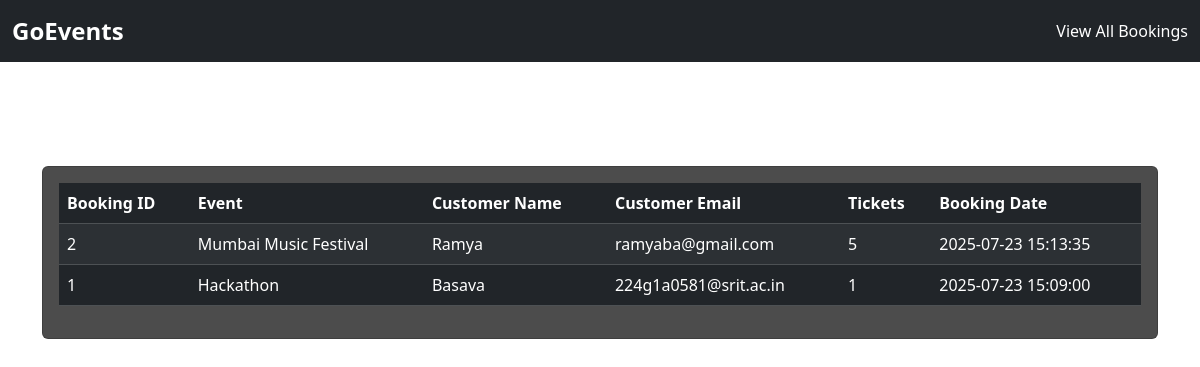
Screenshot of /bookings with the database file from the repository.
### tables this page shows
CREATE TABLE bookings (
    id INTEGER PRIMARY KEY AUTOINCREMENT,
    event_id INTEGER NOT NULL,
    user_name TEXT NOT NULL,
    user_email TEXT NOT NULL,
    num_tickets INTEGER NOT NULL,
    booking_date TIMESTAMP DEFAULT CURRENT_TIMESTAMP,
    FOREIGN KEY (event_id) REFERENCES events (id)
);

CREATE TABLE events (
    id INTEGER PRIMARY KEY AUTOINCREMENT,
    name TEXT NOT NULL,
    date TEXT NOT NULL,
    location TEXT NOT NULL,
    total_seats INTEGER NOT NULL,
    booked_seats INTEGER NOT NULL DEFAULT 0,
    image_url TEXT
);

### app.py (the view)
@app.route('/bookings')
def view_bookings():
    db = get_db()
    cursor = db.cursor()
    cursor.execute("""
        SELECT b.id, b.user_name, b.user_email, b.num_tickets, b.booking_date, e.name as event_name
        FROM bookings b
        JOIN events e ON b.event_id = e.id
        ORDER BY b.booking_date DESC
    """)
    bookings = cursor.fetchall()
    return render_template('bookings.html', bookings=bookings)

### app.py (called while the page is built)
def get_db():
    db = getattr(g, '_database', None)
    if db is None:
        db = g._database = sqlite3.connect(DATABASE)
        db.row_factory = sqlite3.Row
    return db

@app.teardown_appcontext
def close_connection(exception):
    db = getattr(g, '_database', None)
    if db is not None:
        db.close()

### templates/bookings.html (shortened to what this page needs)
<!DOCTYPE html>
<html lang="en">
<head>
    <link href="https://cdn.jsdelivr.net/npm/bootstrap@5.3.2/dist/css/bootstrap.min.css" rel="stylesheet">
    <link rel="stylesheet" href="{{ url_for('static', filename='css/style.css') }}">
</head>
<body>
    <nav class="navbar navbar-dark bg-dark">
        <div class="container-fluid">
            <a class="navbar-brand" href="{{ url_for('index') }}">GoEvents</a>
            <a class="nav-link text-white" href="{{ url_for('view_bookings') }}">View All Bookings</a>
        </div>
    </nav>
    <div class="container">
        <h1 class="text-center text-white mb-4">All Customer Bookings</h1>
        <div class="card" style="background-color: rgba(0, 0, 0, 0.7);">
            <div class="card-body">
                <div class="table-responsive">
                    <table class="table table-dark table-striped table-hover">
                        <thead>
                            <tr>
                                <th scope="col">Booking ID</th>
                                <th scope="col">Event</th>
                                <th scope="col">Customer Name</th>
                                <th scope="col">Customer Email</th>
                                <th scope="col">Tickets</th>
                                <th scope="col">Booking Date</th>
                            </tr>
                        </thead>
                        <tbody>
                            {% for booking in bookings %}
                            <tr>
                                <td>{{ booking.id }}</td>
                                <td>{{ booking.event_name }}</td>
                                <td>{{ booking.user_name }}</td>
                                <td>{{ booking.user_email }}</td>
                                <td>{{ booking.num_tickets }}</td>
                                <td>{{ booking.booking_date }}</td>
                            </tr>
                            {% else %}
                            <tr>
                                <td colspan="6" class="text-center">No bookings have been made yet.</td>
                            </tr>
                            {% endfor %}
                        </tbody>
                    </table>
                </div>
            </div>
        </div>
    </div>
</body>
</html>

### static/css/style.css (style rules this page uses)
body { background-image: url('/static/images/bg2.png.jpg'); background-size: cover; background-repeat: no-repeat; background-attachment: fixed; background-position: center center; font-family: 'Segoe UI', Tahoma, Geneva, Verdana, sans-serif; color: #fff; }
.navbar-brand { font-weight: bold; font-size: 1.5rem; color: #fff !important; }
.container { padding-top: 2rem; padding-bottom: 2rem; }

### rows the page displays
bookings: id "2", event_name "Mumbai Music Festival", user_name "Ramya", user_email "ramyaba@gmail.com", num_tickets "5", booking_date "2025-07-23 15:13:35"
bookings: id "1", event_name "Hackathon", user_name "Basava", user_email "224g1a0581@srit.ac.in", num_tickets "1", booking_date "2025-07-23 15:09:00"
